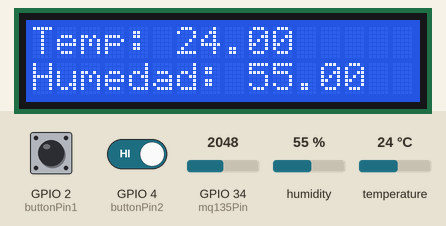
The sketch below on a simulated ESP32. Parts: 16×2 character LCD. The inputs (shaded band) are chosen by the test bench; at power-on: GPIO 2 (buttonPin1) HIGH, humidity 55 %, temperature 24 °C, GPIO 4 (buttonPin2) HIGH, GPIO 34 (mq135Pin) = 2048. WiFi joins after 1.5 s; servers stay silent unless stated; uploads are accepted with an empty reply; the local clock reads 2024-03-15 10:24:30 at power-on unless the sketch sets it; what the sketch prints to the serial monitor is not drawn.

Above: at 2.7 s.
2.8 s: GPIO 2 (buttonPin1) pulled LOW for 1.5 s
At 3.3 s:
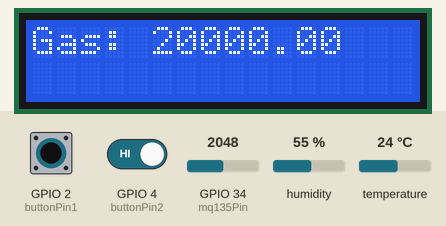
5.8 s: humidity set to 22 %
At 8.1 s:
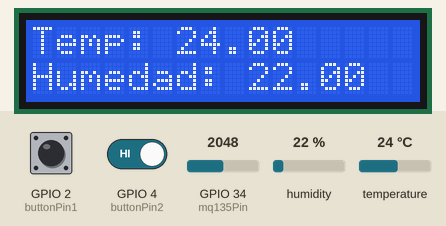
8.2 s: temperature set to 12 °C
At 10.6 s:
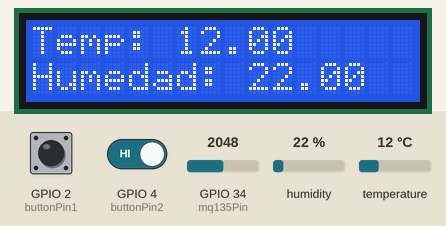
10.7 s: humidity set to 40 %
At 13.1 s:
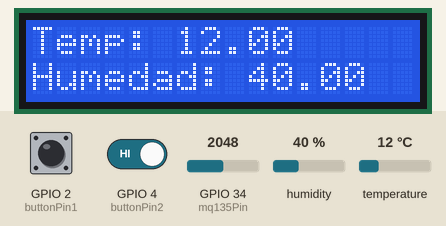
13.2 s: temperature set to 19 °C
At 15.5 s:
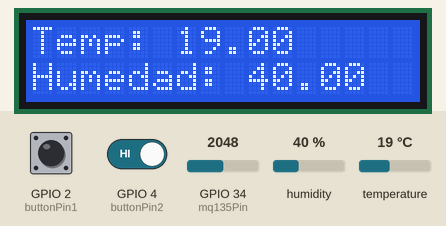
15.6 s: GPIO 2 (buttonPin1) driven LOW and GPIO 4 (buttonPin2) driven LOW
At 17.1 s:
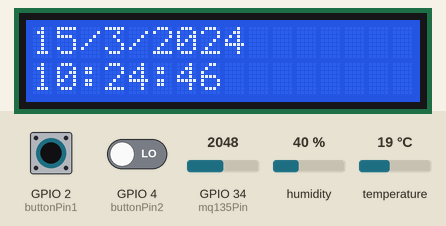
Timing chart, 0 to 18.6 s (numbered marks = the images above; inputs shaded):
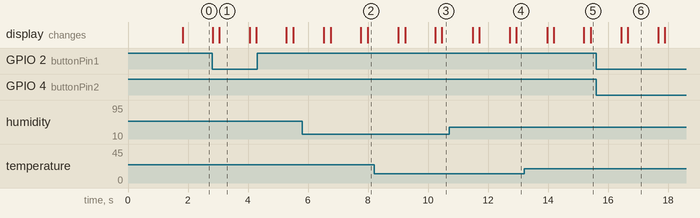

The sketch:

situacion_problema_funciona.ino
```cpp
#include <Wire.h>
#include <RtcDS1302.h>
#include <LiquidCrystal_I2C.h>
#include <DHT.h>
#include <ArduinoJson.h>
#include <HTTPClient.h>
#include <WiFi.h>

ThreeWire myWire(14, 12, 27);
RtcDS1302<ThreeWire> Rtc(myWire);
LiquidCrystal_I2C lcd(0x27, 16, 2);
DHT dht(5, DHT11);
const int mq135Pin = 34;
const char* ssid = "Tec-Contingencia";
const char* password = "";
const int buttonPin1 = 2;
const int buttonPin2 = 4;
const char* apiEndpoint = "https://fictional-space-spoon-979j4x67jrq43pp65-5000.app.github.dev/sensor_data";

enum DisplayMode {
  SHOW_TIME,
  SHOW_DHT,
  SHOW_MQ135
};

DisplayMode currentMode = SHOW_TIME;
float temperature;
float humidity;
float gasValue;


void setupWifi() {
  Serial.begin(9600);
  Serial.print("Connecting to WiFi");
  WiFi.begin(ssid, password);
  while (WiFi.status() != WL_CONNECTED) {
    delay(100);
    Serial.print(".");
  }
  Serial.print(" Connected: ");
  Serial.println(WiFi.localIP());
}

void setup() {
  Serial.begin(9600);
  lcd.init();
  lcd.backlight();
  lcd.clear();
  currentMode = SHOW_TIME;
  setupWifi();
  pinMode(buttonPin1, INPUT_PULLUP);
  pinMode(buttonPin2, INPUT_PULLUP);

  dht.begin();
  Rtc.Begin();

  RtcDateTime compiled = RtcDateTime(__DATE__, __TIME__);
  if (!Rtc.IsDateTimeValid()) {
    Serial.println("RTC no válido. Configurando la fecha y hora...");
    Rtc.SetDateTime(compiled);
  }
}


void loop() {
  RtcDateTime now = Rtc.GetDateTime();
  lcd.clear();
  temperature = dht.readTemperature();
  humidity = dht.readHumidity();
  gasValue = readMQ135();
  sendData(temperature, humidity, gasValue, now);

  if (digitalRead(buttonPin1) == HIGH) {
    currentMode = SHOW_DHT;
  } else if (digitalRead(buttonPin2) == HIGH) {
    currentMode = SHOW_MQ135;
  } else {
    currentMode = SHOW_TIME;
  }

  switch (currentMode) {
    case SHOW_TIME:
      lcd.print(now.Day(), DEC);
      lcd.print('/');
      lcd.print(now.Month(), DEC);
      lcd.print('/');
      lcd.print(now.Year(), DEC);
      lcd.setCursor(0, 1);
      lcd.print(now.Hour(), DEC);
      lcd.print(':');
      lcd.print(now.Minute(), DEC);
      lcd.print(':');
      lcd.print(now.Second(), DEC);
      break;

    case SHOW_DHT:
      temperature = dht.readTemperature();
      humidity = dht.readHumidity();
      lcd.print("Temp: ");
      lcd.print(temperature);
      lcd.setCursor(0, 1);
      lcd.print("Humedad: ");
      lcd.print(humidity);
      break;

    case SHOW_MQ135:
      gasValue = readMQ135();
      displayMQ135Value();
      break;
  }

  delay(1000);
}

void sendData(float temperature, float humidity, float gasValue, const RtcDateTime& timestamp) {
 Serial.print("Sending data to API: ");

  Serial.print(temperature);
  Serial.print(humidity);
  Serial.print(gasValue);

  HTTPClient http;
  http.begin(apiEndpoint);
  http.addHeader("Content-Type", "application/json");

  StaticJsonDocument <200> doc; // Use DynamicJsonDocument
  doc["temperature"] = temperature;
  doc["humidity"] = humidity;
  doc["gasValue"] = gasValue;

  char datestring[20];
  snprintf_P(datestring, sizeof(datestring), PSTR("%04u-%02u-%02u %02u:%02u:%02u"),
             timestamp.Year(), timestamp.Month(), timestamp.Day(),
             timestamp.Hour(), timestamp.Minute(), timestamp.Second());
  doc["date_time"] = datestring;

  String json;
  serializeJson(doc, json);

  int httpResponseCode = http.POST(json);
  if (httpResponseCode > 0) {
    Serial.print("HTTP Response code: ");
    Serial.println(httpResponseCode);
    String responseString = http.getString();
    Serial.println("Received response: " + responseString);
  } else {
    Serial.print("Error code: ");
    Serial.println(httpResponseCode);
  }
  http.end();
}

float readMQ135() {
  // Leer la lectura analógica del nuevo pin del sensor MQ135
  int sensorValue = analogRead(mq135Pin);

  float gasValue = (float)sensorValue / 1024.0 * 10000.0;

  return gasValue;
}
void displayMQ135Value() {
  float gasValue = readMQ135();
  lcd.print("Gas: ");
  lcd.print(gasValue);
  // Display the calculated gas concentration value on the LCD
}
```

Measured:
- after the input at 2.8 s, the display: first differs from a run without the input after 0.24 s (image 1)
- after the input at 5.8 s, the display: first differs from a run without the input after 0.96 s (image 2)
- after the input at 8.2 s, the display: first differs from a run without the input after 1.0 s (image 3)
- after the input at 10.7 s, the display: first differs from a run without the input after 1.0 s (image 4)
- after the input at 13.2 s, the display: first differs from a run without the input after 0.99 s (image 5)
- after the input at 15.6 s, the display: first differs from a run without the input after 1.1 s (image 6)
- what the display in image 1 shows lasts 1.1 s, from 3.0 s to 4.1 s
